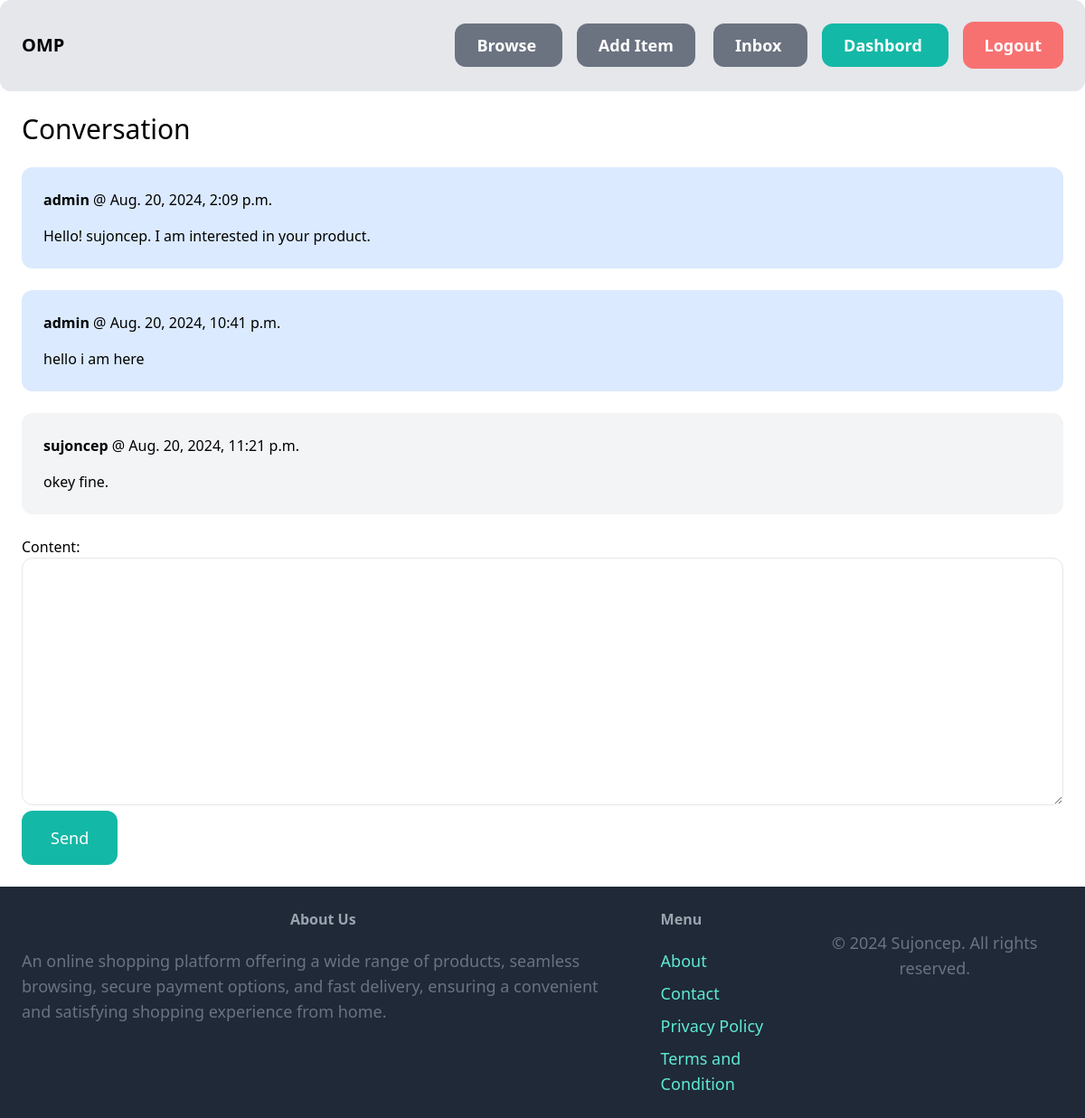
The page /inbox/1/ (signed in) on the database its author committed.
### conversation/models.py (models this page shows)
class ConversationMessage(models.Model):
    conversation = models.ForeignKey(Conversation, related_name='messages', on_delete=models.CASCADE)
    content = models.TextField()
    created_at = models.DateTimeField(auto_now_add=True)
    created_by = models.ForeignKey(User, related_name='created_messages', on_delete=models.CASCADE)

### conversation/views.py (the view)
# urls.py: path('<int:pk>/', views.detail, name='detail'),
@login_required
def detail(request, pk):
    conversation = Conversation.objects.filter(members__in=[request.user.id]).get(pk=pk)
    if request.method == 'POST':
        form = ConversationMessageForm(request.POST)
        if form.is_valid():
            conversation_message = form.save(commit=False)
            conversation_message.conversation = conversation
            conversation_message.created_by = request.user
            conversation_message.save()
            conversation.save()
            return redirect('conversation:detail', pk=pk)
    else:
        form = ConversationMessageForm()
    return render(request, 'conversation/detail.html', {
        'conversation': conversation,
        'form': form
    })

### conversation/forms.py
class ConversationMessageForm(forms.ModelForm):
    class Meta:
        model = ConversationMessage
        fields = ('content',)
        widgets = {
            'content': forms.Textarea(attrs={
                'class': 'w-full py-4 px-6 rounded-xl border'
            })
        }

### conversation/templates/conversation/detail.html (shortened to what this page needs)
{% extends 'market/base.html' %}
{% block content %}
<h1 class="mb-6 text-3xl">Conversation</h1>
<div class="space-y-6">
    {% for message in conversation.messages.all %}
        <div class="p-6 flex {% if message.created_by == request.user %}bg-blue-100{% else %}bg-gray-100{% endif %} rounded-xl">
            <div>
                <p class="mb-4"><strong>{{ message.created_by.username }}</strong> @ {{ message.created_at }}</p>
                <p>{{ message.content }}</p>
            </div>
        </div>
    {% endfor %}
</div>
<form method="post" action="." class="mt-6">
    {{ form.as_p }}
    <button class="py-4 px-8 text-lg bg-teal-500 hover:bg-teal-700 rounded-xl text-white">Send</button>
</form>
{% endblock %}

### rows shown on the page
ConversationMessage: created_by.username "admin", created_at "Aug. 20, 2024, 2:09 p.m.", content "Hello! sujoncep. I am interested in your product."
ConversationMessage: created_by.username "admin", created_at "Aug. 20, 2024, 10:41 p.m.", content "hello i am here"
ConversationMessage: created_by.username "sujoncep", created_at "Aug. 20, 2024, 11:21 p.m.", content "okey fine."
